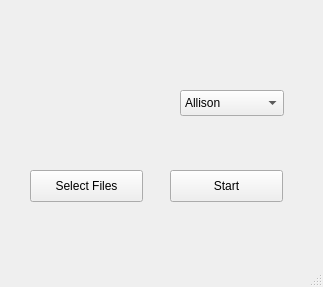
<?xml version="1.0" encoding="UTF-8"?>
<ui version="4.0">
 <class>MainWindow</class>
 <widget class="QMainWindow" name="MainWindow">
  <property name="geometry">
   <rect>
    <x>0</x>
    <y>0</y>
    <width>323</width>
    <height>287</height>
   </rect>
  </property>
  <property name="windowTitle">
   <string>MainWindow</string>
  </property>
  <widget class="QWidget" name="centralwidget">
   <widget class="QPushButton" name="pushButton">
    <property name="geometry">
     <rect>
      <x>30</x>
      <y>170</y>
      <width>113</width>
      <height>32</height>
     </rect>
    </property>
    <property name="text">
     <string>Select Files</string>
    </property>
   </widget>
   <widget class="QPushButton" name="pushButton_2">
    <property name="geometry">
     <rect>
      <x>170</x>
      <y>170</y>
      <width>113</width>
      <height>32</height>
     </rect>
    </property>
    <property name="text">
     <string>Start</string>
    </property>
   </widget>
   <widget class="QLabel" name="label">
    <property name="geometry">
     <rect>
      <x>0</x>
      <y>30</y>
      <width>321</width>
      <height>20</height>
     </rect>
    </property>
    <property name="text">
     <string/>
    </property>
    <property name="alignment">
     <set>Qt::AlignCenter</set>
    </property>
   </widget>
   <widget class="QComboBox" name="comboBox">
    <property name="geometry">
     <rect>
      <x>180</x>
      <y>90</y>
      <width>104</width>
      <height>26</height>
     </rect>
    </property>
    <item>
     <property name="text">
      <string>Allison</string>
     </property>
    </item>
    <item>
     <property name="text">
      <string>Emily</string>
     </property>
    </item>
    <item>
     <property name="text">
      <string>Henry</string>
     </property>
    </item>
    <item>
     <property name="text">
      <string>Kevin</string>
     </property>
    </item>
    <item>
     <property name="text">
      <string>Lisa</string>
     </property>
    </item>
    <item>
     <property name="text">
      <string>Michael</string>
     </property>
    </item>
    <item>
     <property name="text">
      <string>Olivia</string>
     </property>
    </item>
   </widget>
  </widget>
  <widget class="QMenuBar" name="menubar">
   <property name="geometry">
    <rect>
     <x>0</x>
     <y>0</y>
     <width>323</width>
     <height>24</height>
    </rect>
   </property>
  </widget>
  <widget class="QStatusBar" name="statusbar"/>
 </widget>
 <resources/>
 <connections/>
</ui>
